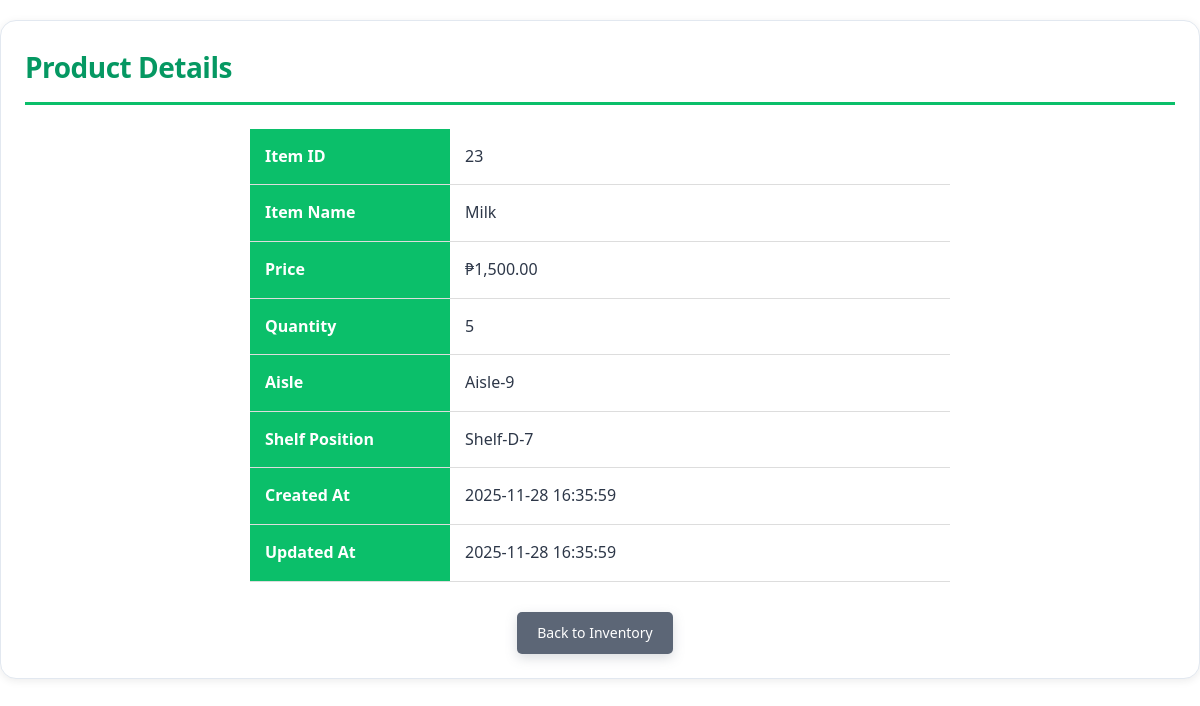
The app's page /view.php?id=23 (signed in) with its own data.
### tables this page shows
CREATE TABLE `items` (
  `item_id` int(11) NOT NULL AUTO_INCREMENT PRIMARY KEY,
  `item_name` varchar(255) NOT NULL,
  `price` decimal(10,2) NOT NULL,
  `quantity` int(11) NOT NULL DEFAULT 0,
  `isles` varchar(100) NOT NULL,
  `shelf_position` varchar(100) NOT NULL,
  `created_at` timestamp NOT NULL DEFAULT current_timestamp(),
  `updated_at` timestamp NOT NULL DEFAULT current_timestamp() ON UPDATE current_timestamp()
);

### view.php (the view, shortened to what this page needs)
<?php
$item_id = $_GET['id'] ?? null;
$conn = getDBConnection();
$stmt = $conn->prepare("SELECT * FROM items WHERE item_id = ?");
$stmt->bind_param("i", $item_id);
$stmt->execute();
$result = $stmt->get_result();
$item = $result->fetch_assoc();
?>
<!DOCTYPE html>
<html lang="en">
<head>
    <link rel="stylesheet" href="style.css">
    <link rel="stylesheet" href="https://cdnjs.cloudflare.com/ajax/libs/font-awesome/6.4.0/css/all.min.css" />
</head>
<body>
    <div class="container">
        <h1>Product Details</h1>
        <div class="view-container">
            <table class="detail-table">
                <tr>
                    <th>Item ID</th>
                    <td><?php echo htmlspecialchars($item['item_id']); ?></td>
                </tr>
                <tr>
                    <th>Item Name</th>
                    <td><?php echo htmlspecialchars($item['item_name']); ?></td>
                </tr>
                <tr>
                    <th>Price</th>
                    <td>&#8369;<?php echo number_format($item['price'], 2); ?></td>
                </tr>
                <tr>
                    <th>Quantity</th>
                    <td><?php echo htmlspecialchars($item['quantity']); ?></td>
                </tr>
                <tr>
                    <th>Aisle</th>
                    <td><?php echo htmlspecialchars($item['isles']); ?></td>
                </tr>
                <tr>
                    <th>Shelf Position</th>
                    <td><?php echo htmlspecialchars($item['shelf_position']); ?></td>
                </tr>
                <?php if (isset($item['created_at'])): ?>
                <tr>
                    <th>Created At</th>
                    <td><?php echo date('Y-m-d H:i:s', strtotime($item['created_at'])); ?></td>
                </tr>
                <?php endif; ?>
                <?php if (isset($item['updated_at'])): ?>
                <tr>
                    <th>Updated At</th>
                    <td><?php echo date('Y-m-d H:i:s', strtotime($item['updated_at'])); ?></td>
                </tr>
                <?php endif; ?>
            </table>
            <div class="view-actions">
                <a href="items.php" class="btn btn-secondary">Back to Inventory</a>
            </div>
        </div>
    </div>
</body>
</html>

### style.css (style rules this page uses)
* { margin: 0; padding: 0; box-sizing: border-box; }
:root { --color-primary: #0bbf6a; --color-primary-light: #22d485; --color-primary-dark: #059862; --color-secondary: #5c6676; --color-secondary-dark: #434b5c; --color-accent: #9ce7c4; }
body { font-family: 'Segoe UI', Tahoma, Geneva, Verdana, sans-serif; background: #ffffff; color: #2d3748; line-height: 1.6; min-height: 100vh; }
.container { max-width: 1200px; margin: 20px auto; padding: 24px; background-color: #ffffff; border-radius: 16px; box-shadow: 0 2px 8px rgba(0, 0, 0, 0.08); border: 1px solid #e2e8f0; }
h1 { color: var(--color-primary-dark); margin-bottom: 24px; border-bottom: 3px solid var(--color-primary); padding-bottom: 12px; font-weight: 600; text-transform: none; letter-spacing: -0.5px; font-size: 28px; }
.btn { display: inline-block; padding: 10px 20px; text-decoration: none; border-radius: 5px; border: none; cursor: pointer; font-size: 14px; transition: background-color 0.3s; margin-right: 10px; }
.btn-secondary { background: var(--color-secondary); color: white; font-weight: 500; box-shadow: 0 4px 12px rgba(107, 114, 128, 0.25); transition: all 0.3s ease; }
.view-container { max-width: 700px; margin: 0 auto; }
.detail-table { width: 100%; border-collapse: collapse; margin-bottom: 30px; }
.detail-table th, .detail-table td { padding: 15px; text-align: left; border-bottom: 1px solid #ddd; }
.detail-table th { background: var(--color-primary); color: white; font-weight: 600; width: 200px; }
.view-actions { text-align: center; margin-top: 30px; }

### records on screen
items: item_id "23", item_name "Milk", price "1,500.00", quantity "5", isles "Aisle-9", shelf_position "Shelf-D-7", created_at "2025-11-28 16:35:59", updated_at "2025-11-28 16:35:59"
